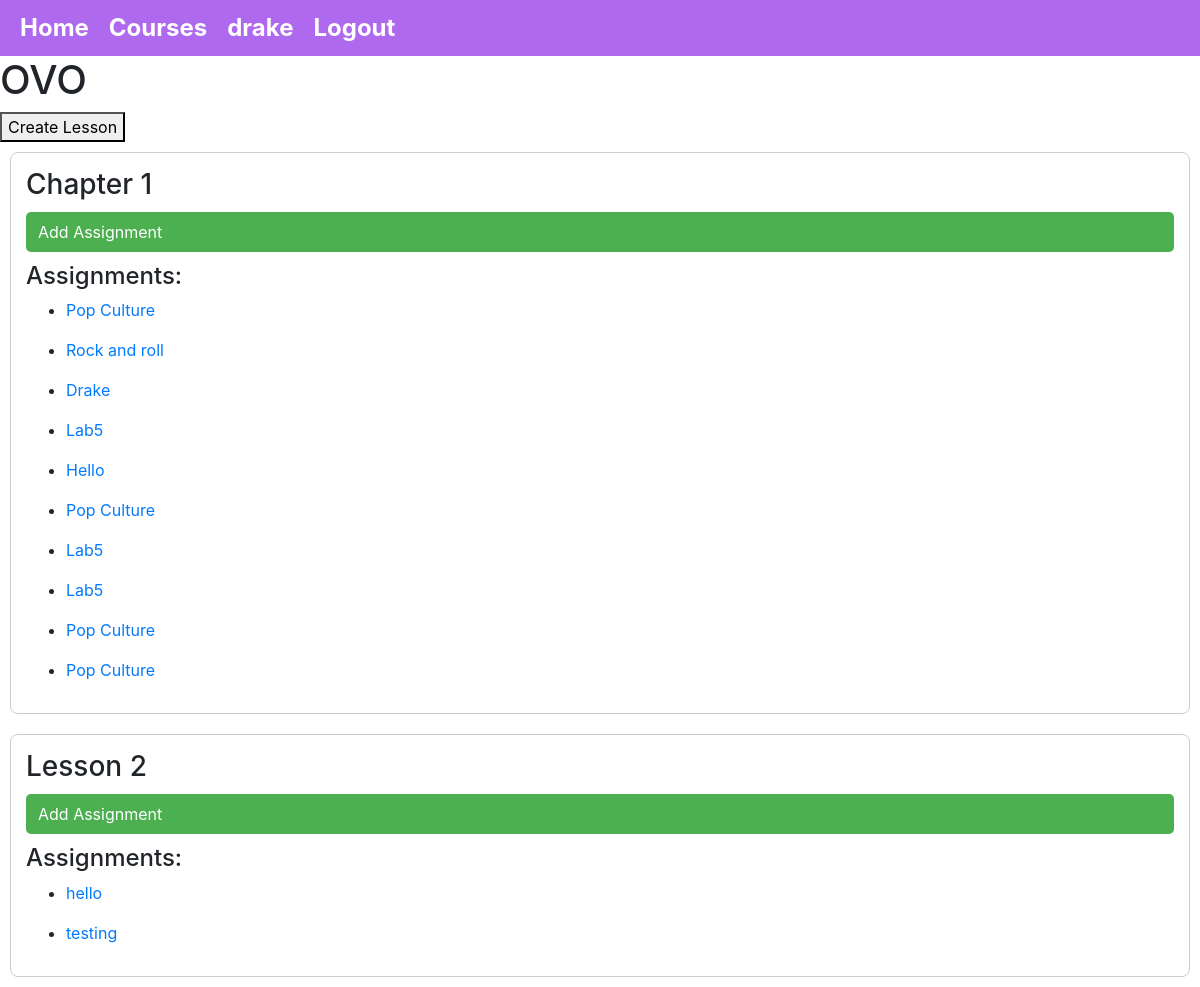
The app's page /1 (signed in) with its own data.
### quiz/models.py (models this page shows, shortened)
class User(AbstractUser):
    bio = models.TextField(blank=True)
    enrolled_courses = models.ManyToManyField('Course', related_name='enrolled_users', blank=True)

class Course(models.Model):
    title = models.CharField(max_length=255)
    description = models.TextField()
    professor = models.ForeignKey("User", on_delete=models.CASCADE,default=None)
    lessons = models.ManyToManyField('Lesson', related_name='courses', blank=True)

class Lesson(models.Model):
    title = models.CharField(max_length=255)
    content = models.TextField(blank=None)
    course = models.ForeignKey(Course, on_delete=models.CASCADE)
    assignments = models.ManyToManyField('Assignment', related_name='lessons', blank=True)

class Assignment(models.Model):
    title = models.CharField(max_length=100)
    description = models.TextField()
    dueDay = models.DateField()
    deadline = models.TimeField()
    lesson = models.ForeignKey('Lesson',on_delete=models.CASCADE)
    submission = models.ManyToManyField('Submission', related_name='assignments', blank=True)

### quiz/views.py (the view)
# urls.py: path("<int:courseID>", views.viewCourse, name="viewCourse"),
def viewCourse(request,courseID):
    course = get_object_or_404(Course, id=courseID)
    return render(request, "quiz/course.html",{
        'course': course,
        })

### quiz/templates/quiz/course.html (shortened to what this page needs)
{% extends "quiz/layout.html" %}
{% block body %}
  <h1>{{course.title}}</h1>
  <button id="openModalBtn">Create Lesson</button>
  <div id="lessonList">
    {% for lesson in course.lessons.all %}
      <div class="lessonCard">
        <h3>{{lesson.title}}</h3>
        <a href="{% url 'assignmentCreate' course.id lesson.id %}" class="openAssignmentBtn">Add Assignment</a>
        <h4>Assignments:</h4>
        {% for assignment in lesson.assignments.all %}
          <ul>
            <li><a href="{% url 'viewAssignment' course.id lesson.id assignment.id %}">{{assignment.title}}</a></li>
          </ul>
        {% endfor %}
      </div>
    {% endfor %}
  </div>
{% endblock %}

### quiz/templates/quiz/layout.html (shortened to what this page needs)
{% load static %}
<!DOCTYPE html>
<html lang="en">
<head>
    <link rel="stylesheet" href="https://stackpath.bootstrapcdn.com/bootstrap/4.4.1/css/bootstrap.min.css"
>
    <link href="{% static 'quiz/styles.css' %}" rel="stylesheet">
</head>
<body>
    <div class="header">
        {% if user.is_authenticated %}
        <div >
            <a class="headerItem" href="{% url 'index' %}">Home</a>
        </div>
        <div >
            <a class="headerItem" href="">Courses</a>
        </div>
        <div >
            <a class="headerItem" href="">{{ user.username }}</a>
        </div>
        <div >
            <a class="headerItem" href="{% url 'logout' %}">Logout</a>
        </div>
        {% else %}
        <div >
            <a href="{% url 'login' %}">Login</a>
        </div>
        {% endif %}
    </div>
    <div>
        {% block body %}
        {% endblock %}
    </div>
</body>
</html>

### quiz/static/quiz/styles.css (style rules this page uses)
.header { background:#af69ef; color:white; padding:10px; font-size:24px; font-weight:bold; display: flex; flex-direction: row; }
.headerItem { padding: 10px; color: white; text-decoration: none; }
body { background-color: white; }
#lessonList { display: flex; flex-wrap: wrap; }
.lessonCard { border: 1px solid #ccc; border-radius: 8px; margin: 10px; padding: 15px; width: 100%; }
.lessonCard h3 { margin-bottom: 10px; }
.lessonCard h4 { margin-top: 10px; }
.openAssignmentBtn { display: block; margin-top: 10px; padding: 8px 12px; background-color: #4CAF50; color: white; text-decoration: none; border-radius: 5px; }

### records on screen
User: username "drake"
Course: title "OVO"
Lesson: title "Chapter 1"
Assignment: title "Pop Culture"
Assignment: title "Rock and roll"
Assignment: title "Drake"
Assignment: title "Lab5"
Assignment: title "Hello"
Assignment: title "Pop Culture"
Assignment: title "Lab5"
Assignment: title "Lab5"
Assignment: title "Pop Culture"
Assignment: title "Pop Culture"
Lesson: title "Lesson 2"
Assignment: title "hello"
Assignment: title "testing"
